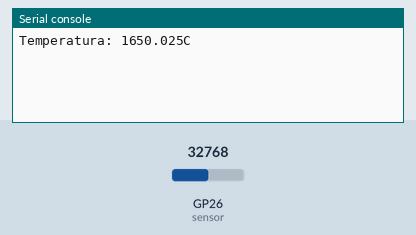
Recording of a program running on a simulated Raspberry Pi Pico running MicroPython. On the bench: the last lines printed to the serial console. Inputs (shaded band) come from the test bench; at power-on: GP26 (sensor) = 32768 (analog values on the 0–65535 scale).

Above: at 1.2 s.
1.3 s: GP26 (sensor) set to 45874
At 3.4 s:
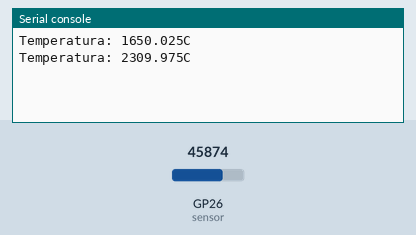
4.0 s: GP26 (sensor) set to 57670
At 4.9 s:
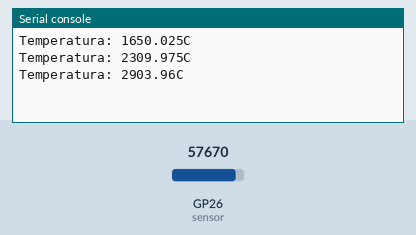
Timing chart, 0 to 7.0 s (numbered marks = the images above; inputs shaded):
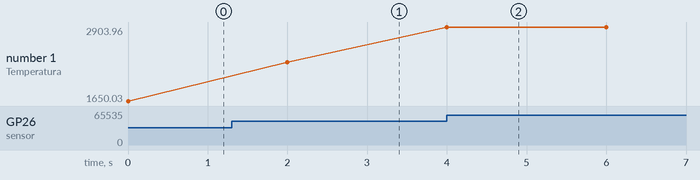

Measured:
- after the input at 1.3 s, the serial console: prints a new line after 0.70 s (image 1)
- after the input at 4.0 s, the serial console: prints a new line at once (image 2)
- plotted number 1: 1650.03 → 2309.97 after the input at 1.3 s, 2309.97 → 2903.96 after the input at 4.0 s

The program:

sensor.py
```python
from machine import *
from time import *

sensor=machine.ADC(26)
conversion=3.3/65535

while True:
    reading=sensor.read_u16()
    convertir_voltaje=reading*conversion
    temp=convertir_voltaje*1000

    print("Temperatura: ", temp, "C", sep="")
    sleep(2)
```
